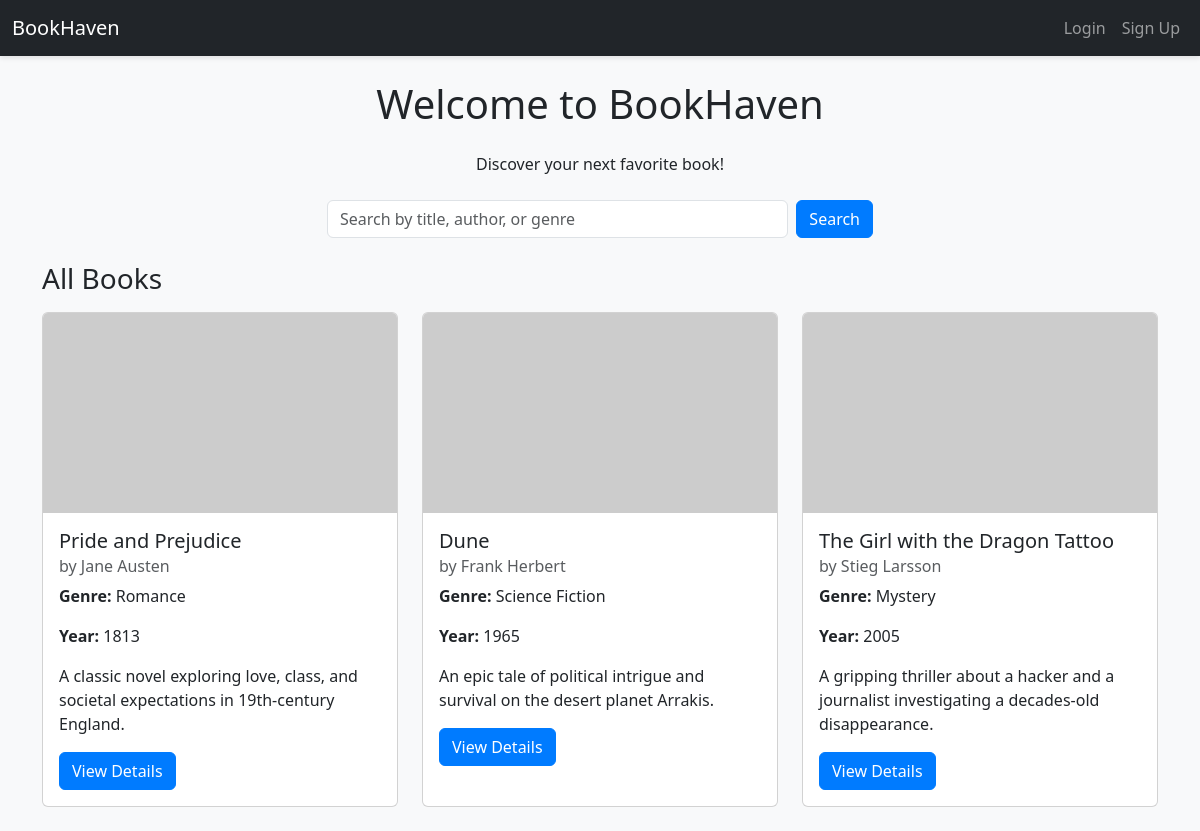
The page / on the database its author committed.
### core/models.py (models this page shows, shortened)
class Book(models.Model):
    title = models.CharField(max_length=200)
    author = models.CharField(max_length=100)
    genre = models.CharField(max_length=50)
    publication_year = models.IntegerField()
    isbn = models.CharField(max_length=13, unique=True)
    description = models.TextField(blank=True)
    image_url = models.URLField(blank=True, null=True)  # Add image URL field

### core/views.py (the view)
# urls.py: path('', views.home, name='home'),
def home(request):
    search_query = request.GET.get('search', '')
    books = Book.objects.all()
    if search_query:
        books = books.filter(
            Q(title__icontains=search_query) |
            Q(author__icontains=search_query) |
            Q(genre__icontains=search_query)
        )
    recommended_books = recommend_books(request.user) if request.user.is_authenticated else Book.objects.none()
    return render(request, 'home.html', {
        'books': books,
        'recommended_books': recommended_books,
        'search_query': search_query,
    })

### templates/home.html (shortened to what this page needs)
{% extends 'base.html' %}
{% block content %}
    <h1 class="text-center mb-4">Welcome to BookHaven</h1>
    <p class="text-center mb-4">Discover your next favorite book!</p>
    <div class="row mb-4">
        <div class="col-md-6 offset-md-3">
            <form method="get" class="d-flex">
                <input type="text" name="search" class="form-control me-2" placeholder="Search by title, author, or genre" value="{{ search_query }}">
                <button type="submit" class="btn btn-primary">Search</button>
            </form>
        </div>
    </div>
    <h3 class="mb-3">All Books</h3>
    <div class="row">
        {% for book in books %}
            <div class="col-md-4 mb-4">
                <div class="card h-100">
                    {% if book.image_url %}
                        <img src="{{ book.image_url }}" class="card-img-top book-image" alt="{{ book.title }}">
                    {% endif %}
                    <div class="card-body">
                        <h5 class="card-title">{{ book.title }}</h5>
                        <h6 class="card-subtitle mb-2 text-muted">by {{ book.author }}</h6>
                        <p class="card-text"><strong>Genre:</strong> {{ book.genre }}</p>
                        <p class="card-text"><strong>Year:</strong> {{ book.publication_year }}</p>
                        <p class="card-text">{{ book.description|truncatewords:30 }}</p>
                        <a href="{% url 'book_detail' book.id %}" class="btn btn-primary">View Details</a>
                    </div>
                </div>
            </div>
        {% empty %}
            <p class="text-center">No books available.</p>
        {% endfor %}
    </div>
{% endblock %}

### templates/base.html (shortened to what this page needs)
{% load static %}
<!DOCTYPE html>
<html lang="en">
<head>
    <link href="https://cdn.jsdelivr.net/npm/bootstrap@5.3.0/dist/css/bootstrap.min.css" rel="stylesheet">
    <link rel="stylesheet" href="{% static 'css/custom.css' %}">
</head>
<body>
    <nav class="navbar navbar-expand-lg navbar-dark bg-dark">
        <div class="container-fluid">
            <a class="navbar-brand" href="{% url 'home' %}">BookHaven</a>
            <div class="collapse navbar-collapse" id="navbarNav">
                <ul class="navbar-nav ms-auto">
                    {% if user.is_authenticated %}
                        <li class="nav-item">
                            <a class="nav-link" href="{% url 'reading_list' %}">My Reading List</a>
                        </li>
                        <li class="nav-item">
                            <a class="nav-link" href="{% url 'set_preferences' %}">Preferences</a>
                        </li>
                        <li class="nav-item">
                            <form action="{% url 'logout' %}" method="post" class="d-inline">
                                {% csrf_token %}
                                <button type="submit" class="nav-link btn btn-link text-white">Logout</button>
                            </form>
                        </li>
                    {% else %}
                        <li class="nav-item">
                            <a class="nav-link" href="{% url 'login' %}">Login</a>
                        </li>
                        <li class="nav-item">
                            <a class="nav-link" href="{% url 'signup' %}">Sign Up</a>
                        </li>
                    {% endif %}
                </ul>
            </div>
        </div>
    </nav>
    <div class="container mt-4">
        {% block content %}
        {% endblock %}
    </div>
</body>
</html>

### static/css/custom.css (style rules this page uses)
body { background-color: #f8f9fa; }
.navbar { box-shadow: 0 2px 5px rgba(0, 0, 0, 0.1); }
.card { transition: transform 0.2s; }
.book-image { width: 100%; height: 200px; object-fit: cover; }
.btn-primary { background-color: #007bff; border-color: #007bff; }

### rows shown on the page
Book: title "Pride and Prejudice", author "Jane Austen", genre "Romance", publication_year "1813", description "A classic novel exploring love, class, and societal expectations in 19th-century England."
Book: title "Dune", author "Frank Herbert", genre "Science Fiction", publication_year "1965", description "An epic tale of political intrigue and survival on the desert planet Arrakis."
Book: title "The Girl with the Dragon Tattoo", author "Stieg Larsson", genre "Mystery", publication_year "2005", description "A gripping thriller about a hacker and a journalist investigating a decades-old disappearance."
